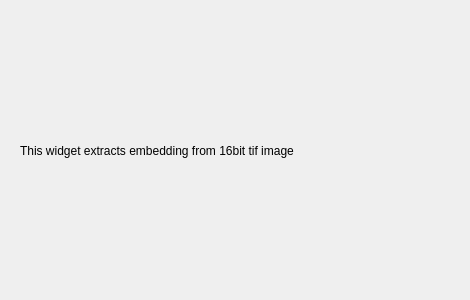
<?xml version="1.0" encoding="UTF-8"?>
<ui version="4.0">
 <class>Form</class>
 <widget class="QWidget" name="Form">
  <property name="geometry">
   <rect>
    <x>0</x>
    <y>0</y>
    <width>470</width>
    <height>300</height>
   </rect>
  </property>
  <property name="windowTitle">
   <string>Form</string>
  </property>
  <widget class="QLabel" name="Description">
   <property name="geometry">
    <rect>
     <x>20</x>
     <y>20</y>
     <width>431</width>
     <height>261</height>
    </rect>
   </property>
   <property name="text">
    <string>This widget extracts embedding from 16bit tif image</string>
   </property>
   <property name="textFormat">
    <enum>Qt::AutoText</enum>
   </property>
   <property name="alignment">
    <set>Qt::AlignLeading|Qt::AlignLeft|Qt::AlignVCenter</set>
   </property>
   <property name="wordWrap">
    <bool>true</bool>
   </property>
  </widget>
 </widget>
 <resources/>
 <connections/>
</ui>
